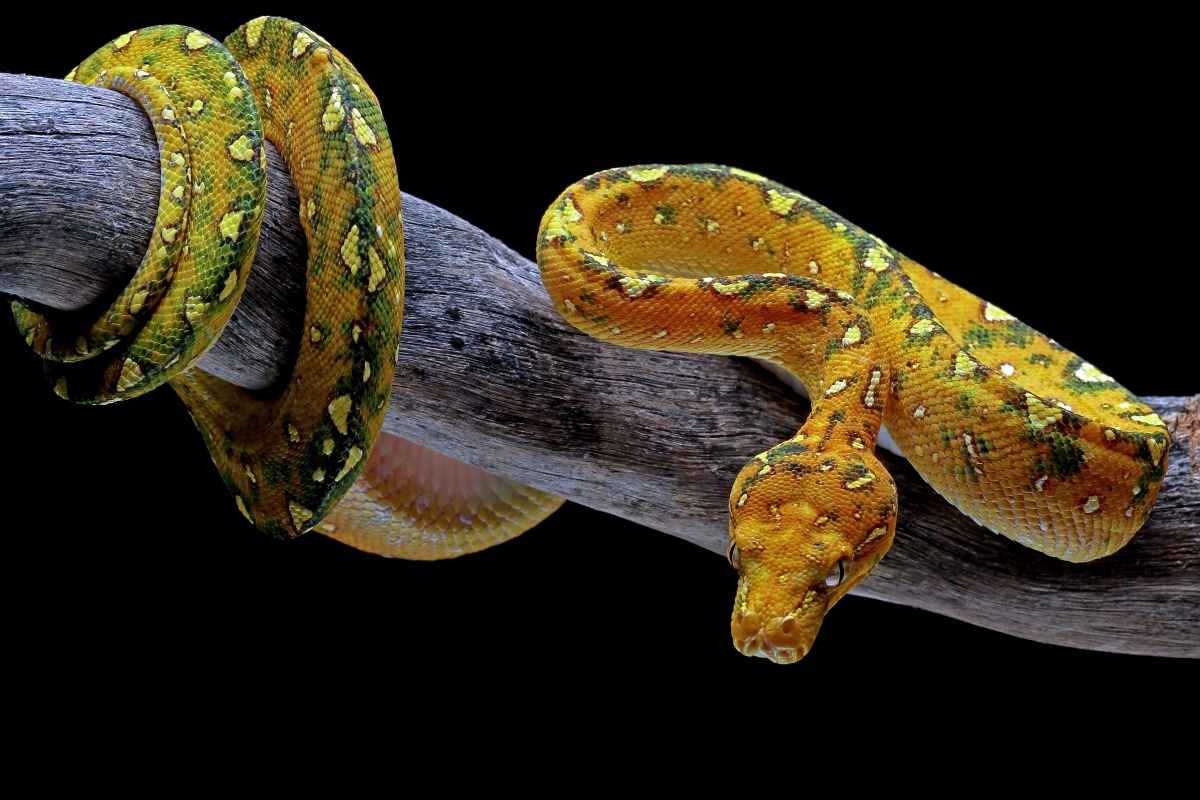
#> input picture PycharWeek8/python.jpg, 1200 x 800 px
$ python zadatak11.py
#> lines starting #> are read from the running program, lines starting #| are printed output that depends on the picture
import matplotlib.pyplot as plt
import numpy as np
import pandas as pd
from PIL import Image

small = Image.open("python.jpg")
#> small is the input picture: PIL image 1200x800 RGB; mean R, G, B 48.1, 40.5, 24.9
small.thumbnail((64, 64))
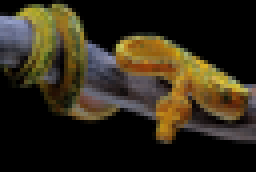
#> small: PIL image 64x43 RGB (shown 4 times larger); mean R, G, B 48.3, 40.7, 24.9

fig, axes = plt.subplots(1, 3, figsize=(15, 4))

axes[0].imshow(small, interpolation="nearest")
axes[0].set_title("Nearest (pikselizirano)")

axes[1].imshow(small, interpolation="bilinear")
axes[1].set_title("Bilinear (glatkije)")

axes[2].imshow(small, interpolation="bicubic")
axes[2].set_title("Bicubic (najglatkije)")

for ax in axes:
    ax.axis("off")
plt.tight_layout()
plt.show()
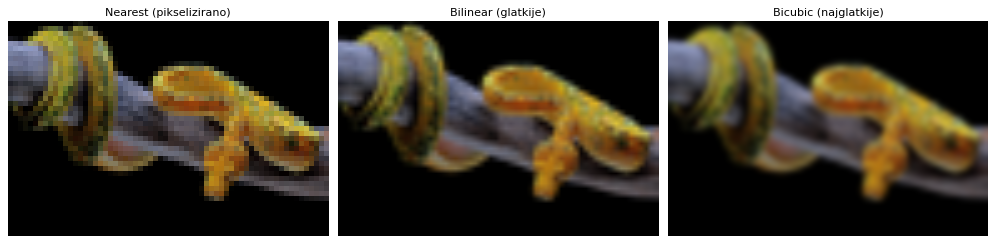
#> figure drawn by matplotlib, 3 panels
